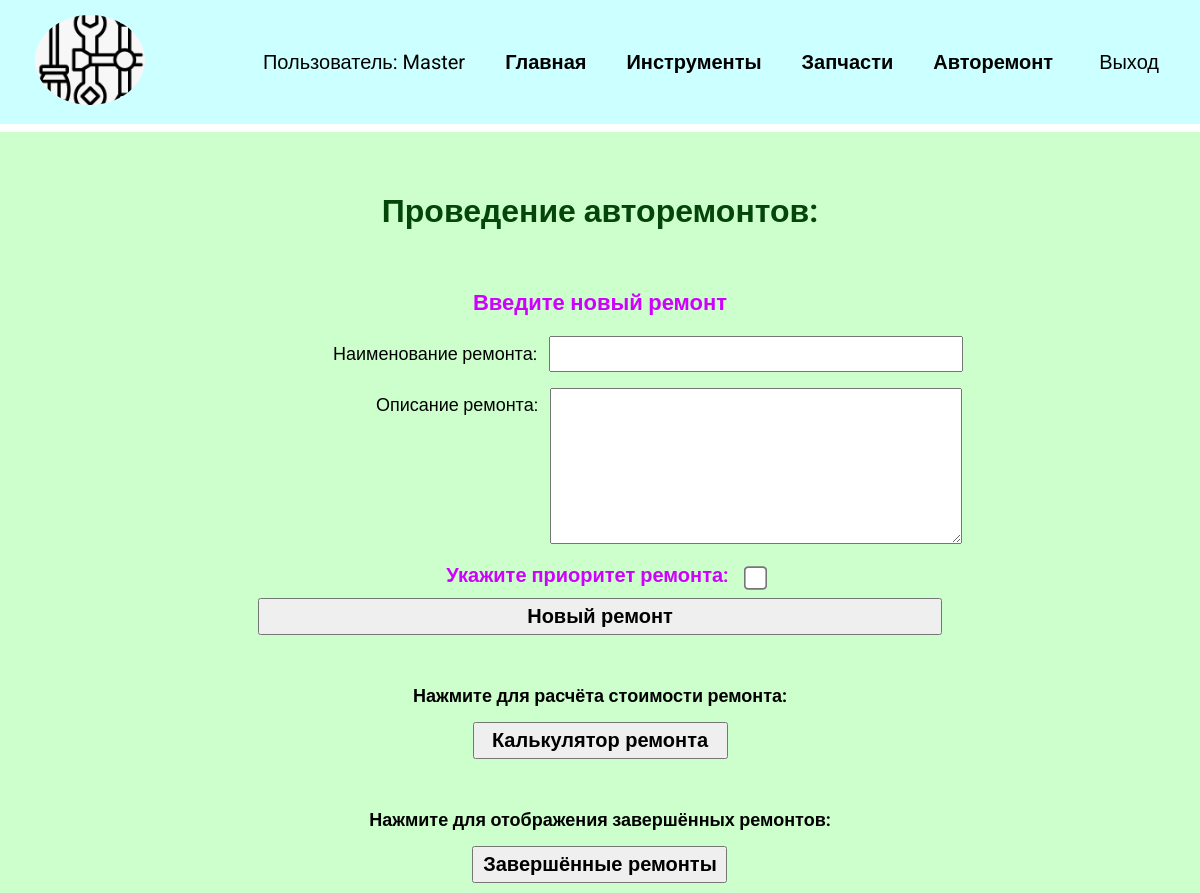
Page /telog_spparts/current_new_repairs/ (signed in) on the earlier database version.
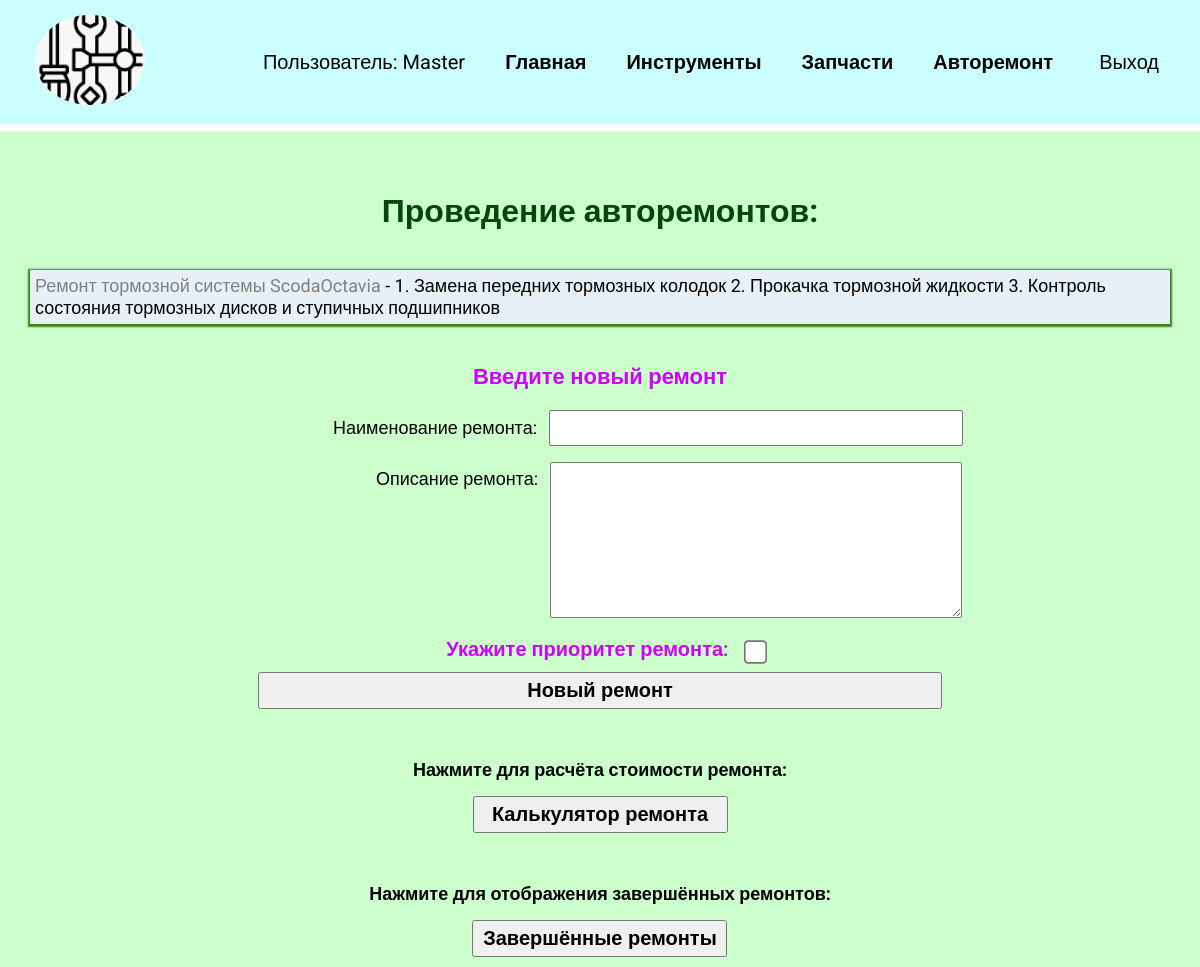
Same page on the later database version.
### telog_spparts/models.py (models this page shows, shortened)
class Repairs(models.Model):
    title = models.CharField(max_length=100)  # , verbose_name="Наименование ремонта"
    rep_memo = models.TextField(blank=True)  # его описание (записка)
    date_creation = models.DateTimeField(auto_now_add=True)  # Создано
    ready = models.DateTimeField(blank=True, null=True)  # Завершено
    priority_rep = models.BooleanField(default=False)  # Приоритет
    user_performer = models.ForeignKey(  # performer - пользователь_исполнитель
        User,
        on_delete=models.SET_NULL,
        null=True,  # Обязательно для SET_NULL
        blank=True  # Позволяет оставлять поле пустым
    )

### telog_spparts/views.py (the view, shortened to what this page needs)
# urls.py: path('current_new_repairs/', views.current_new_repairs, name='currentnewrepairs'),
@login_required
def current_new_repairs(request):
    repairs = Repairs.objects.filter(user_performer=request.user, ready__isnull=True)
    if request.method == 'GET':
        return render(request, 'telog_spparts/repairs.html', {'repairs': repairs, 'form_rep': RepairsForm()})

### techlog_tools/forms.py
class RepairsForm(forms.ModelForm):
    class Meta:
        model = Repairs
        fields = ['title', 'rep_memo', 'priority_rep']
        labels = {
            'title': 'Наименование ремонта',
            'rep_memo': 'Описание ремонта',
            'priority_rep': 'Укажите приоритет ремонта',
        }

### telog_spparts/templates/telog_spparts/repairs.html (shortened to what this page needs)
{% extends 'techlog_tools/base.html' %}
{% block content %}
<h1 class="h1reprs">Проведение авторемонтов:</h1>
<ul style="list-style-type: none; padding-left: 0;">
    {% for repair in repairs %}
    <li>
        <a href="{% url 'viewrepair' repair.id %}">
            {% if repair.priority_rep %}
            <b>{{ repair.title }}</b>
            {% else %}
            <p class="cvgrey">{{ repair.title }}</p>
            {% endif %}
            {% if repair.rep_memo %}
                - {{ repair.rep_memo }}
            {% endif %}
        </a>
    </li>
    {% endfor %}
</ul>
<form method="post" class="repairs">
    <h4 class="title_rep_h4">Введите новый ремонт</h4>
    {{ form_rep }}
    <button class="btn">Новый ремонт</button>
</form>
{% if user.is_authenticated %}
    <form action="{% url 'calculate' %}" method="post" class="repairs">
        <b>Нажмите для расчёта стоимости ремонта:</b>
        <button type="submit" class="btn">Калькулятор ремонта</button>
    </form>
{% endif %}
{% if user.is_authenticated %}
    <form action="{% url 'completed_reps' %}" method="post" class="repairs">
        <b>Нажмите для отображения завершённых ремонтов:</b>
        <button type="submit" class="btn">Завершённые ремонты</button>
    </form>
{% endif %}
{% endblock %}

Differences in the rows shown:
added Repairs: title "Ремонт тормозной системы ScodaOctavia", rep_memo "1. Замена передних тормозных колодок 2. Прокачка тормозной жидкости 3. Контроль состояния тормозных дисков и ступичных подшипников"
